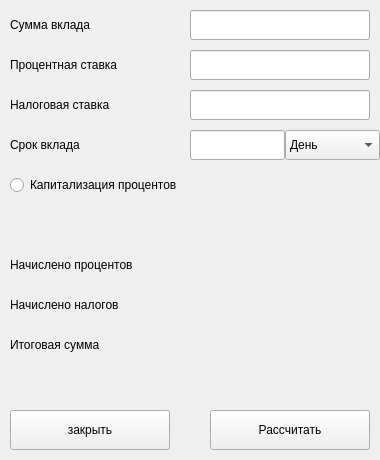
<?xml version="1.0" encoding="UTF-8"?>
<ui version="4.0">
 <class>DepositWindow</class>
<!-- main widget -->
 <widget class="DepositWindow" name="DepositWindow">
  <property name="geometry">
   <rect>
    <x>0</x>
    <y>0</y>
    <width>380</width>
    <height>460</height>
   </rect>
  </property>
  <property name="windowTitle">
   <string>Депозитный калькулятор</string>
  </property>

  <widget class="QPushButton" name="pushButton_close">
   <property name="geometry">
    <rect>
     <x>10</x>
     <y>410</y>
     <width>160</width>
     <height>40</height>
    </rect>
   </property>
   <property name="cursor">
    <cursorShape>PointingHandCursor</cursorShape>
   </property>
   <property name="text">
    <string>закрыть</string>
   </property>
  </widget>

  <widget class="QPushButton" name="pushButton_calculate">
   <property name="geometry">
    <rect>
     <x>210</x>
     <y>410</y>
     <width>160</width>
     <height>40</height>
    </rect>
   </property>
   <property name="cursor">
    <cursorShape>PointingHandCursor</cursorShape>
   </property>
   <property name="text">
    <string>Рассчитать</string>
   </property>
  </widget>
<!-- input data -->
  <widget class="QLabel" name="deposit_sum">
   <property name="geometry">
    <rect>
     <x>10</x>
     <y>10</y>
     <width>180</width>
     <height>30</height>
    </rect>
   </property>
   <property name="text">
    <string>Сумма вклада</string>
   </property>
  </widget>
  <widget class="QLineEdit" name="lineEdit_sum">
   <property name="geometry">
    <rect>
     <x>190</x>
     <y>10</y>
     <width>180</width>
     <height>30</height>
    </rect>
   </property>
  </widget>

  <widget class="QLabel" name="interest_rate">
   <property name="geometry">
    <rect>
     <x>10</x>
     <y>50</y>
     <width>180</width>
     <height>30</height>
    </rect>
   </property>
   <property name="text">
    <string>Процентная ставка</string>
   </property>
  </widget>
  <widget class="QLineEdit" name="lineEdit_interest">
   <property name="geometry">
    <rect>
     <x>190</x>
     <y>50</y>
     <width>180</width>
     <height>30</height>
    </rect>
   </property>
  </widget>

  <widget class="QLabel" name="tax_rate">
   <property name="geometry">
    <rect>
     <x>10</x>
     <y>90</y>
     <width>180</width>
     <height>30</height>
    </rect>
   </property>
   <property name="text">
    <string>Налоговая ставка</string>
   </property>
  </widget>
  <widget class="QLineEdit" name="lineEdit_tax_rate">
   <property name="geometry">
    <rect>
     <x>190</x>
     <y>90</y>
     <width>180</width>
     <height>30</height>
    </rect>
   </property>
  </widget>

  <widget class="QLabel" name="payments_period">
   <property name="geometry">
    <rect>
     <x>10</x>
     <y>130</y>
     <width>180</width>
     <height>30</height>
    </rect>
   </property>
   <property name="text">
    <string>Срок вклада</string>
   </property>
  </widget>
    <widget class="QLineEdit" name="payments_period_input">
   <property name="geometry">
    <rect>
     <x>190</x>
     <y>130</y>
     <width>95</width>
     <height>30</height>
    </rect>
   </property>
  </widget>
  <widget class="QComboBox" name="payments_period_choice">
   <property name="geometry">
    <rect>
     <x>285</x>
     <y>130</y>
     <width>95</width>
     <height>30</height>
    </rect>
   </property>
   <item>
    <property name="text">
     <string>День</string>
    </property>
   </item>
   <item>
    <property name="text">
     <string>Неделя</string>
    </property>
   </item>
   <item>
    <property name="text">
     <string>Месяц</string>
    </property>
   </item>
   <item>
    <property name="text">
     <string>Год</string>
    </property>
   </item>
  </widget>

<!-- radio button for capitalisation -->
   <widget class="QRadioButton" name="radioButton_capitalize">
    <property name="geometry">
     <rect>
      <x>10</x>
      <y>170</y>
      <width>190</width>
      <height>30</height>
     </rect>
    </property>
    <property name="text">
     <string>Капитализация процентов</string>
    </property>
   </widget>

<!-- output labels -->
  <widget class="QLabel" name="monthly_payment_input">
   <property name="geometry">
    <rect>
     <x>10</x>
     <y>250</y>
     <width>180</width>
     <height>30</height>
    </rect>
   </property>
   <property name="text">
    <string>Начислено процентов</string>
   </property>
  </widget>
  <widget class="QLabel" name="input_percents">
   <property name="geometry">
    <rect>
     <x>10</x>
     <y>290</y>
     <width>180</width>
     <height>30</height>
    </rect>
   </property>
   <property name="text">
    <string>Начислено налогов</string>
   </property>
  </widget>
  <widget class="QLabel" name="input_taxes">
   <property name="geometry">
    <rect>
     <x>10</x>
     <y>330</y>
     <width>180</width>
     <height>30</height>
    </rect>
   </property>
   <property name="text">
    <string>Итоговая сумма</string>
   </property>
  </widget>

<!-- outputs -->
<widget class="QLabel" name="output_percents">
   <property name="geometry">
    <rect>
     <x>210</x>
     <y>250</y>
     <width>160</width>
     <height>30</height>
    </rect>
   </property>
   <property name="text">
    <string></string>
   </property>
  </widget>
  <widget class="QLabel" name="output_taxes">
   <property name="geometry">
    <rect>
     <x>210</x>
     <y>290</y>
     <width>160</width>
     <height>30</height>
    </rect>
   </property>
   <property name="text">
    <string></string>
   </property>
  </widget>
  <widget class="QLabel" name="output_end_sum">
   <property name="geometry">
    <rect>
     <x>210</x>
     <y>330</y>
     <width>160</width>
     <height>30</height>
    </rect>
   </property>
   <property name="text">
    <string></string>
   </property>
  </widget>


 </widget>

 <customwidgets>
  <customwidget>
   <class>DepositWindow</class>
   <extends>QWidget</extends>
   <header>depositwindow.h</header>
   <container>1</container>
  </customwidget>
 </customwidgets>
 <resources/>
 <connections/>
</ui>
